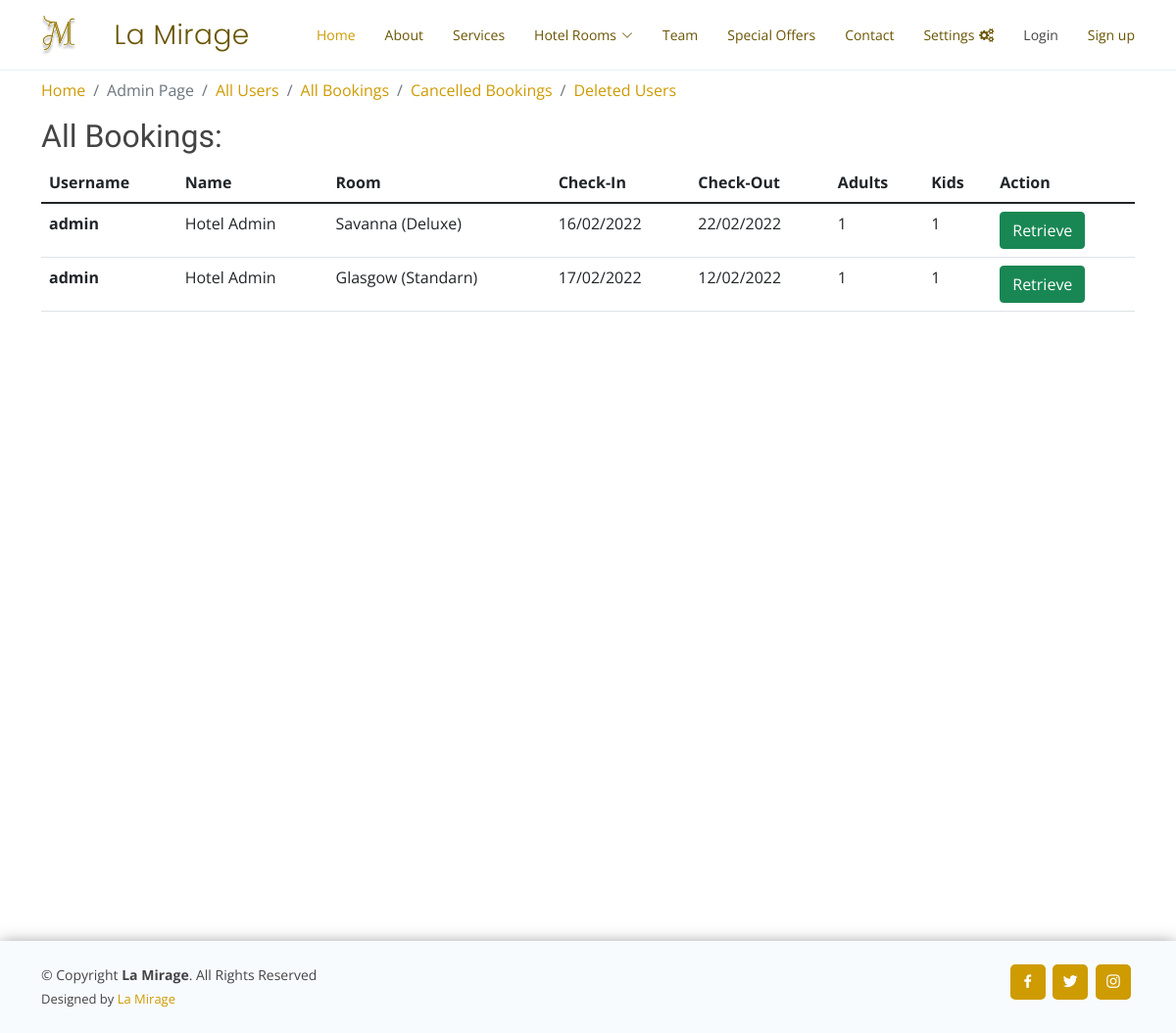
/all_cancelled_bookings, run on an earlier commit of the app's database.
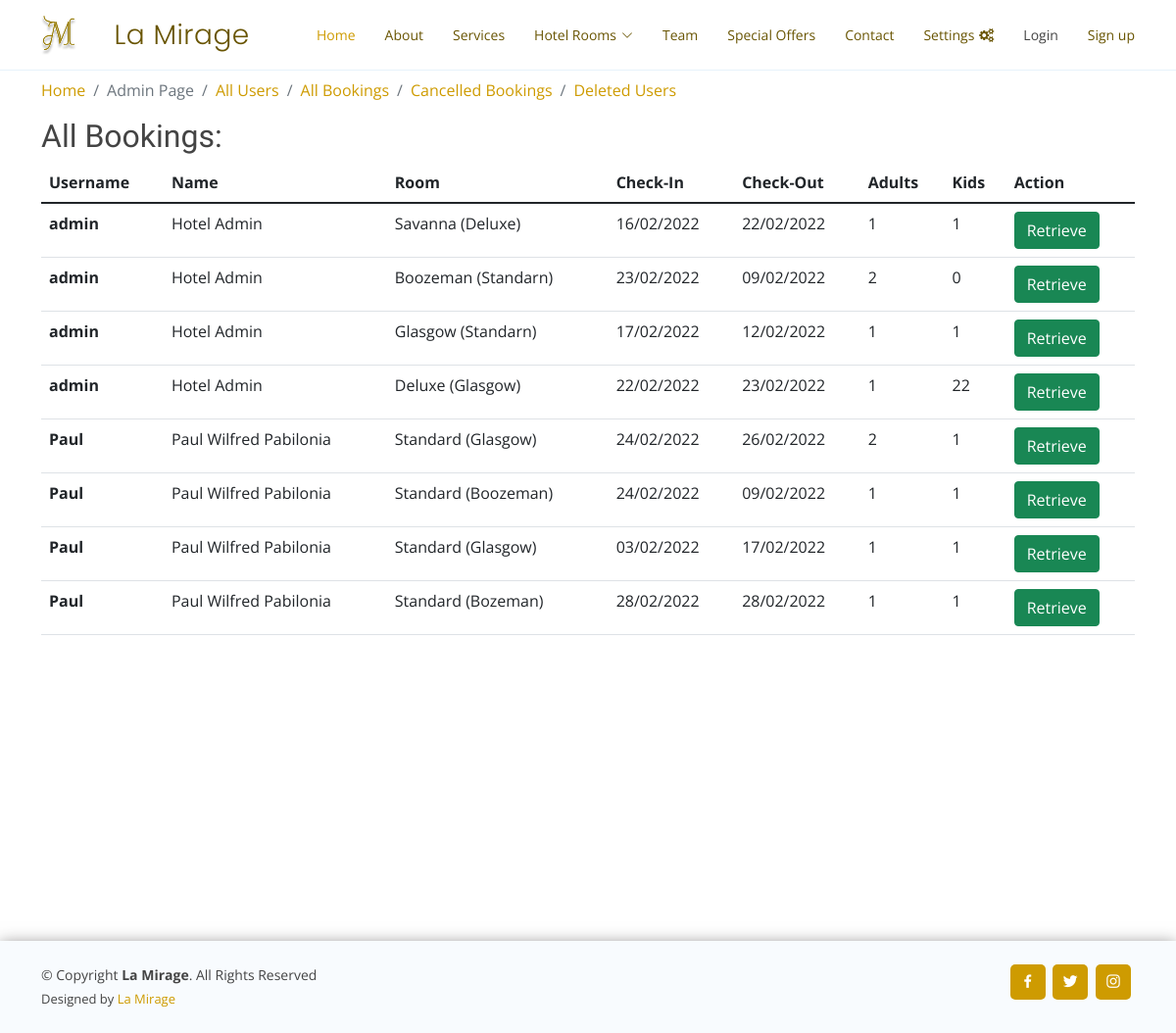
And on a later commit of the database.
### reservation/models.py (models this page shows, shortened)
class Booking(models.Model):
    client = models.ForeignKey(User, on_delete=models.CASCADE,related_name="booking",default=None)
    user_profile = models.ForeignKey(UserProfile, on_delete=models.CASCADE,related_name="booking_profile",default=None)
    checkIn = models.CharField(max_length=100)
    checkOut = models.CharField(max_length=100)
    numAdults = models.IntegerField(default=0)
    numKids = models.IntegerField(default=0)
    mop = models.CharField(max_length=200)
    room_category = models.CharField(max_length=200,default=None)
    room_type = models.CharField(max_length=200,default=None)
    is_cancelled = models.BooleanField(default=False,blank= True)
    created_at = models.DateTimeField(auto_now_add=True)
    update_at = models.DateTimeField(auto_now=True)

class User(AbstractUser):
    pass

### reservation/views.py (the view)
# urls.py: path("all_cancelled_bookings", views.all_cancelled_bookings, name= "all_cancelled_bookings"),
def all_cancelled_bookings(request):
    bookings = Booking.objects.filter(is_cancelled=True)
    return render(request, "reservation/cancelled_bookings.html",
                  {'bookings': bookings})

### reservation/templates/reservation/cancelled_bookings.html (shortened to what this page needs)
{% extends 'reservation/admin_layout.html' %}
{% load static %}
{% block body %}
<h2>All Bookings:</h2>
<table class="table">
  <thead class="thead-dark">
    <tr>
      <th scope="col">Username</th>
      <th scope="col">Name</th>
      <th scope="col">Room</th>
      <th scope="col">Check-In</th>
      <th scope="col">Check-Out</th>
      <th scope="col">Adults</th>
      <th scope="col">Kids</th>
      <th scope="col">Action</th>
    </tr>
  </thead>
  <tbody>
    {% for book in bookings %}
    <tr>
      <th scope="row">{{ book.client.username }}</th>
      <td>{{book.client.first_name}} {{book.client.last_name}}</td>
      <td>{{ book.room_category }} ({{ book.room_type }})</td>
      <td>{{ book.checkIn }}</td>
      <td>{{ book.checkOut }}</td>
      <td>{{ book.numAdults }}</td>
      <td>{{ book.numKids }}</td>
      <td>
        <a href="{% url 'retrieve_cancelled_bookings' book.id %}" class="btn btn-success">Retrieve</a>
      </td>
    </tr>
    {% endfor %}
  </tbody>
</table>
{% endblock %}

What changed in the data, as far as the page shows it:
now on this page (row edited): Booking: client.username "admin", client.first_name "Hotel", client.last_name "Admin", room_category "Boozeman", room_type "Standarn", checkIn "23/02/2022", checkOut "09/02/2022", numAdults "2", numKids "0"
now on this page (row edited): Booking: client.username "admin", client.first_name "Hotel", client.last_name "Admin", room_category "Deluxe", room_type "Glasgow", checkIn "22/02/2022", checkOut "23/02/2022", numAdults "1", numKids "22"
added Booking: client.username "Paul", client.first_name "Paul Wilfred", client.last_name "Pabilonia", room_category "Standard", room_type "Glasgow", checkIn "24/02/2022", checkOut "26/02/2022", numAdults "2", numKids "1"
added Booking: client.username "Paul", client.first_name "Paul Wilfred", client.last_name "Pabilonia", room_category "Standard", room_type "Boozeman", checkIn "24/02/2022", checkOut "09/02/2022", numAdults "1", numKids "1"
added Booking: client.username "Paul", client.first_name "Paul Wilfred", client.last_name "Pabilonia", room_category "Standard", room_type "Glasgow", checkIn "03/02/2022", checkOut "17/02/2022", numAdults "1", numKids "1"
added Booking: client.username "Paul", client.first_name "Paul Wilfred", client.last_name "Pabilonia", room_category "Standard", room_type "Bozeman", checkIn "28/02/2022", checkOut "28/02/2022", numAdults "1", numKids "1"
